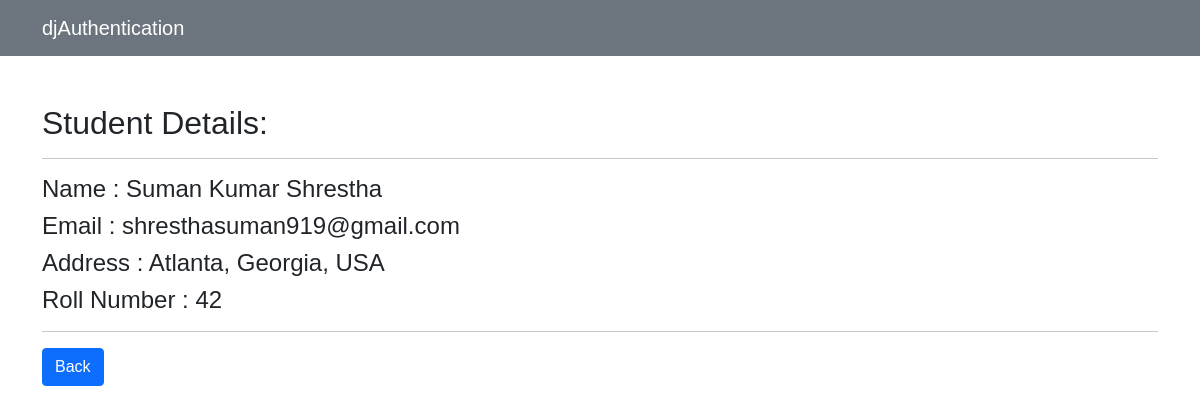
The app's page /detail/42/ with its own data.
### crud/models.py (models this page shows)
class Student(models.Model):
    name= models.CharField(max_length=50)
    email=models.EmailField()
    address=models.CharField(max_length=50)

### crud/views.py (the view)
# urls.py: path('detail/<int:pk>/', views.Detail, name='detail')
def Detail(request, pk):
    student = Student.objects.get(pk=pk)
    context = {
        'object' : student
    }
    return render(request, 'detail.html', context)

### templates/detail.html
{% extends 'base.html' %} {% block body %}
<nav class="navbar navbar-expand-lg navbar-dark bg-secondary mb-5">
    <div class="container">
      <a href="{% url 'index' %}" class="navbar-brand">djAuthentication</a>
    </div>
</nav>
<div class="container">
<h2>Student Details:</h2>
<hr>
  <h4>Name : {{object.name}}</h4>
  <h4>Email : {{object.email}}</h4>
  <h4>Address : {{object.address}}</h4>
  <h4>Roll Number : {{object.id}}</h4>
  <hr>
  <a href="{% url 'home' %}" class="btn btn-primary">Back</a>
</div>
{% endblock %}

### templates/base.html (style rules this page uses)
* { margin: 0; padding: 0; box-sizing: border-box; font-family: "Raleway", sans-serif; }

### records on screen
Student: name "Suman Kumar Shrestha", email "shresthasuman919@gmail.com", address "Atlanta, Georgia, USA", id "42"
